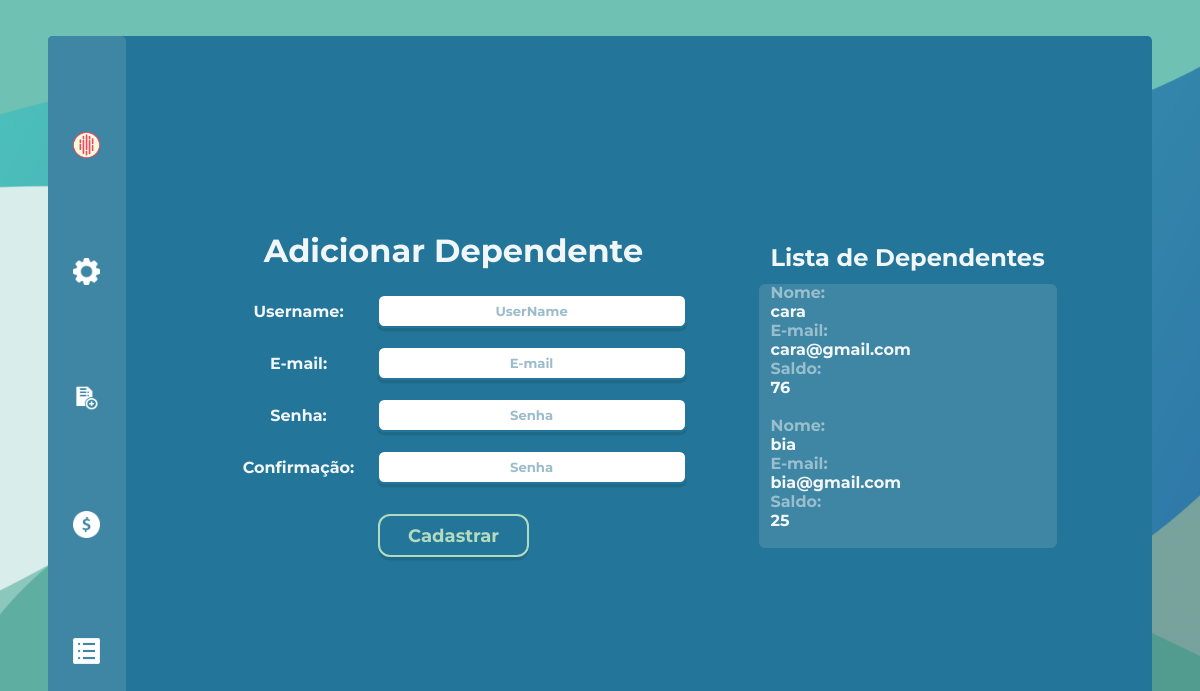
The page /adicionarDependente (signed in) on the database as committed earlier.
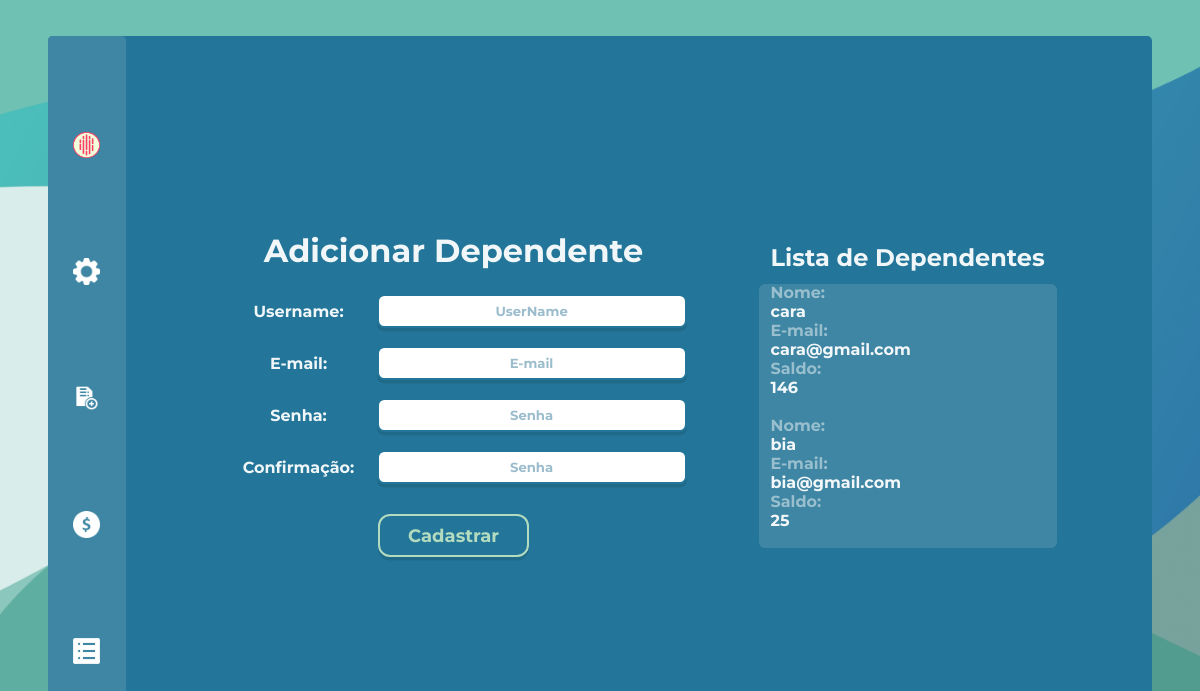
The same page on the database as committed later.
### projeto/models.py (models this page shows, shortened)
class Dependente(db.Model, UserMixin):
    id = db.Column(db.Integer, primary_key=True, autoincrement=True)
    saldo = db.Column(db.Integer, nullable=False, unique=False, default=0)
    usuario = db.Column(db.String(length=30), nullable=False, unique=True)
    email = db.Column(db.String(length=30), nullable=False, unique=True)
    senha = db.Column(db.String(length=30), nullable=False)
    idResponsavel = db.Column(db.Integer)
    imagemPerfil = db.Column(db.LargeBinary)  # ATRIBUTO PARA IMAGEM
    user_type = 'dependente'
    @property
    def senhacrip(self):
        return self.senhacrip

### projeto/routes.py (the view, shortened to what this page needs)
@app.route('/adicionarDependente', methods=['GET', 'POST'])
@login_required
def adicionarDependente():
    form = CadastroForm()
    dependentes = Dependente.query.filter_by(idResponsavel=current_user.id).all()
    return render_template("adicionarDependente.html", form=form, dependentes=dependentes)

### projeto/forms.py (shortened to what this page needs)
class CadastroForm(FlaskForm):
    usuario = StringField(label='Username:', validators=[Length(min=2, max=30), DataRequired()])
    email = StringField(label='E-mail:', validators=[DataRequired()])
    senha1 = PasswordField(label='Senha:', validators=[Length(min=4), DataRequired()])
    senha2 = PasswordField(label='Confirmação:', validators=[DataRequired()])
    submit = SubmitField(label='Cadastrar')

### projeto/models.py (called while the page is built)
@login_manager.user_loader
def load_user(user_id):
    user_type = session.get('user_type')
    if user_type == 'responsavel':
        return Responsavel.query.get(int(user_id))
    elif user_type == 'dependente':
        return Dependente.query.get(int(user_id))
    elif user_type == 'funcionario':
        return Funcionario.query.get(int(user_id))
    return None

### projeto/templates/adicionarDependente.html (shortened to what this page needs)
<!DOCTYPE html>
<html lang="en">
<head>
    <link rel="stylesheet" href="{{url_for('static', filename='style.css')}}">
</head>
<body>
    <div class="container">
        <div class="sidebarResponsavel">
            <div><a href="{{url_for('homeResponsavel')}}"><img src="{{url_for('static', filename='imagens/RealLove.png')}}"><p style="text-align:center">MySnack</a></p></div>
            <div><a href="{{url_for('adicionarDependente')}}"><img src="{{url_for('static', filename='imagens/config.png')}}"><p>CADASTRAR</a></p></div>
            <div><a href="{{url_for('escolherDependente')}}"><img src="{{url_for('static', filename='imagens/registro.png')}}"><p>GERENCIAR</a></p></div>
            <div><a href="{{url_for('adicionarSaldoResponsavel')}}"><img src="{{url_for('static', filename='imagens/dolar.png')}}"><p>DEPOSITAR</a></p></div>
            <div><a href="{{url_for('PerfilPage')}}"><img src="{{url_for('static', filename='imagens/Historico.svg')}}"><p>PERFIL</a></p></div>
        </div>
    {%block conteudo%}
        <div class="bodyDependente">
            <div class="bodyaddDependente">
                <div class="containerCadastroDependente">
                    <h1>
                        Adicionar Dependente
                    </h1>
                    <form method="POST" class="formsDependente" style="color: whitesmoke;">
                    <div class="flex">
                        {{form.usuario.label(class="labelLogin")}}
                        {{form.usuario(class="formsLoginBox", placeholder="UserName")}}
                    </div>
                    <div class="flex">
                        {{form.email.label(class="labelLogin")}}
                        {{form.email(class="formsLoginBox", placeholder="E-mail")}}
                    </div>
                    <div class="flex">
                        {{form.senha1.label(class="labelLogin")}}
                        {{form.senha1(class="formsLoginBox", placeholder="Senha")}}
                    </div>
                    <div class="flex">
                        {{form.senha2.label(class="labelLogin")}}
                        {{form.senha2(class="formsLoginBox", placeholder="Senha")}}
                    </div>
                        {{form.submit(class="botãoContainer1")}}
                    </form>
                </div>
                <div class="lista">
                    <h1>Lista de Dependentes</h1>
                    <div class="dadosLista">
                    {% for i in dependentes%}
                        <p>Nome: <p class="saldoText">{{ i.usuario}}</p></p>
                        <p>E-mail: <p class="saldoText">{{ i.email}}</p></p>
                        <p>Saldo: <p class="saldoText">{{ i.saldo}}</p></p>
                        <br>
                    {% endfor%}
            </div>
            {%endblock%}
        </div>
    </div>
</body>
</html>

### projeto/static/style.css (style rules this page uses)
* { padding: 0; margin: 0; font-family: "Montserrat"; font-weight: bold; color: #ffffffef; }
.botãoContainer1 { box-shadow:rgba(0, 0, 0, 0.1) 0px 0.3vw; font-weight: 700; color: #b2dbbf; font-size: 1.5vw; text-align: center; background-color: #237699; padding: 0.7vw; padding-inline: 2.3vw; max-width: fit-content; border-radius: 1vw; border: solid #b2dbbf 0.2vw; margin-block: 1vw; }
.dadosLista p { color: #ffffff79; }
.dadosLista .saldoText { color: #ffffffef; }
body { background-color: rgb(112, 112, 112); height: calc(100vh - var(--margin-principal) * 2) !important; background-image: url(imagens/FotoFundo1.png); background-size: cover; height: 100vh; overflow-y: hidden; }
:root { --margin-principal: 3vw; --margin-principal-inline: 4vw; }
a { text-decoration: none; }
.container { display: flex; flex-direction: row; height: calc(100vh - var(--margin-principal) * 2); margin-top: var(--margin-principal); margin-inline: var(--margin-principal-inline); margin-bottom: var(--margin-principal); background-color: #237699; overflow: auto; border-radius: 0.4vw; }
.bodyaddDependente { display: flex; flex-direction: row; width: 100%; justify-content: center; align-items: start; gap:6vw; }
.container { width: 92%; }
.containerLogin, .containerCadastro, .containerCadastroDependente, .containerAdicionarSaldo { display: flex; flex-direction: column; }
.containerCadastroDependente { width: fit-content; }
.formsDependente { width: fit-content; display: flex; flex-direction: column; gap:1.5vw; align-items: center; }
.formsDependente .flex .labelLogin { width: 23vw; }
.formsDependente .flex { align-items: center; }
.formsLoginBox { width: 110%; border: 0; height: 2.5vw; font-size: 1.1vw; color: #000; border: #237699 solid 0.2vw; box-shadow:rgba(0, 0, 0, 0.1) 0px 0.3vw; border-radius: 0.6vw; }
input { padding: 0px; padding-inline: 8px; }
.formsDependente ::placeholder { text-align: center; color: #9abccc; border: 0; }
form { display: flex; flex-direction: column; }
.flex { display: flex; }
.containerAdicionarSaldo, .containerCadastroDependente { text-align: center; display: flex; justify-content: center; gap:2vw; align-items: center; height: 100%; }
.sidebarResponsavel { display: flex; flex-direction: column; width: 6.5%; background-color: hsl(197, 45%, 44%); position: absolute; border-radius: 0.4vw; height: calc(100vh - var(--margin-principal) * 2); justify-content: space-evenly; align-items: center; }
.dadosLista { display: flex; flex-direction: column; padding: 1vw; background-color: hsl(197, 45%, 44%); border-radius: 0.5vw; justify-content: center; }
.dadosLista { overflow: hidden; max-height: 20vw; overflow-y: scroll; }
.lista h1 { margin: 1vw; font-size: 2vw; }
.bodyDependente { gap:5vw; margin-left: 8.5%; display: flex; flex-direction: column; align-items: center; justify-content: center; width: 90%; }
.sidebarResponsavel { transition: 0.7s; align-items: center; align-items: flex-start; }
.sidebarResponsavel div { margin-left: 2.1vw; gap: 1vw; }
.sidebarResponsavel div { display: flex; align-items: center; }
.sidebarResponsavel img { width: 2.2vw; height: 2.2vw; }

Rows that differ between the two databases and show on the page:
changed Dependente "cara": saldo "76" → "146"
